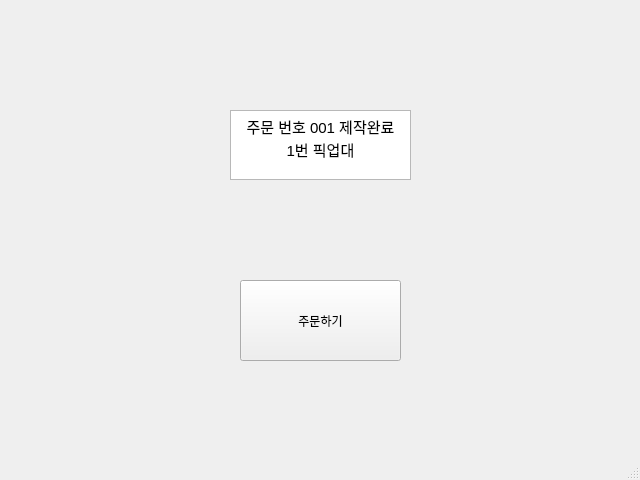
<?xml version="1.0" encoding="UTF-8"?>
<ui version="4.0">
 <class>MainWindow</class>
 <widget class="QMainWindow" name="MainWindow">
  <property name="geometry">
   <rect>
    <x>0</x>
    <y>0</y>
    <width>640</width>
    <height>480</height>
   </rect>
  </property>
  <property name="windowTitle">
   <string>MainWindow</string>
  </property>
  <widget class="QWidget" name="centralwidget">
   <widget class="QTextEdit" name="textEdit">
    <property name="geometry">
     <rect>
      <x>230</x>
      <y>110</y>
      <width>181</width>
      <height>70</height>
     </rect>
    </property>
    <property name="html">
     <string>&lt;!DOCTYPE HTML PUBLIC &quot;-//W3C//DTD HTML 4.0//EN&quot; &quot;http://www.w3.org/TR/REC-html40/strict.dtd&quot;&gt;
&lt;html&gt;&lt;head&gt;&lt;meta name=&quot;qrichtext&quot; content=&quot;1&quot; /&gt;&lt;style type=&quot;text/css&quot;&gt;
p, li { white-space: pre-wrap; }
&lt;/style&gt;&lt;/head&gt;&lt;body style=&quot; font-family:'Ubuntu Sans'; font-size:11pt; font-weight:400; font-style:normal;&quot;&gt;
&lt;p align=&quot;center&quot; style=&quot; margin-top:0px; margin-bottom:0px; margin-left:0px; margin-right:0px; -qt-block-indent:0; text-indent:0px;&quot;&gt;주문 번호 001 제작완료&lt;/p&gt;
&lt;p align=&quot;center&quot; style=&quot; margin-top:0px; margin-bottom:0px; margin-left:0px; margin-right:0px; -qt-block-indent:0; text-indent:0px;&quot;&gt;1번 픽업대&lt;/p&gt;&lt;/body&gt;&lt;/html&gt;</string>
    </property>
   </widget>
   <widget class="QPushButton" name="pushButton">
    <property name="geometry">
     <rect>
      <x>240</x>
      <y>280</y>
      <width>161</width>
      <height>81</height>
     </rect>
    </property>
    <property name="text">
     <string>주문하기</string>
    </property>
   </widget>
  </widget>
  <widget class="QMenuBar" name="menubar">
   <property name="geometry">
    <rect>
     <x>0</x>
     <y>0</y>
     <width>640</width>
     <height>24</height>
    </rect>
   </property>
  </widget>
  <widget class="QStatusBar" name="statusbar"/>
 </widget>
 <resources/>
 <connections/>
</ui>
